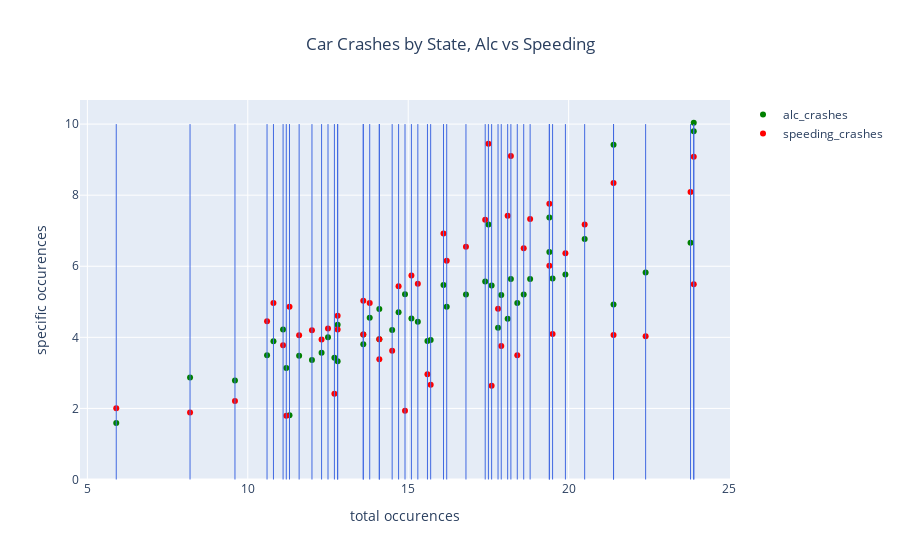

The cell this chart's notebook holds for it:
### Markdown cell above
#### This plot shows the relationship between insurance premiums and how many "no previous crashes" crashes occur. As we would expect there is a strong trend to suggest that people who have just crashed for the first time are paying a small insurance premium.

### Code cell
#https://plot.ly/python/shapes/
fig = go.Figure()
fig.add_trace(go.Scatter(x=df_car_crashes.total, y=df_car_crashes.alcohol, text=df_car_crashes.index, mode='markers', marker=dict(color="green"), name="alc_crashes"))
fig.add_trace(go.Scatter(x=df_car_crashes.total, y=df_car_crashes.speeding, text=df_car_crashes.index, mode='markers', marker=dict(color="red"), name="speeding_crashes"))

for x in df_car_crashes.total: 
    fig.add_shape(
        # Line Vertical
        dict( type="line",x0=x,x1=x,y0=0,y1=10, line=dict(color="RoyalBlue",width=1) ))


fig.update_layout(title=dict(text="Car Crashes by State, Alc vs Speeding", x=0.5), xaxis_title="total occurences", yaxis_title="specific occurences")
fig.show()

### Figure 1 — Plotly figure (JSON) as saved in the notebook; plotly's stock layout.template omitted (floating-point values rounded to 4 significant figures)
{"data": [{"marker": {"color": "green"}, "mode": "markers", "name": "alc_crashes", "text": ["AL", "AK", "AZ", "AR", "CA", "CO", "CT", "DE", "DC", "FL", "GA", "HI", "ID", "IL", "IN", "IA", "KS", "KY", "LA", "ME", "MD", "MA", "MI", "MN", "MS", "MO", "MT", "NE", "NV", "NH", "NJ", "NM", "NY", "NC", "ND", "OH", "OK", "OR", "PA", "RI", "SC", "SD", "TN", "TX", "UT", "VT", "VA", "WA", "WV", "WI", "WY"], "type": "scatter", "x": [18.8, 18.1, 18.6, 22.4, 12, 13.6, 10.8, 16.2, 5.9, 17.9, 15.6, 17.5, 15.3, 12.8, 14.5, 15.7, 17.8, 21.4, 20.5, 15.1, 12.5, 8.2, 14.1, 9.6, 17.6, 16.1, 21.4, 14.9, 14.7, 11.6, 11.2, 18.4, 12.3, 16.8, 23.9, 14.1, 19.9, 12.8, 18.2, 11.1, 23.9, 19.4, 19.5, 19.4, 11.3, 13.6, 12.7, 10.6, 23.8, 13.8, 17.4], "y": [5.64, 4.525, 5.208, 5.824, 3.36, 3.808, 3.888, 4.86, 1.593, 5.191, 3.9, 7.175, 4.437, 4.352, 4.205, 3.925, 4.272, 4.922, 6.765, 4.53, 4, 2.87, 3.948, 2.784, 5.456, 5.474, 9.416, 5.215, 4.704, 3.48, 3.136, 4.968, 3.567, 5.208, 10.04, 4.794, 5.771, 3.328, 5.642, 4.218, 9.799, 6.402, 5.655, 7.372, 1.808, 4.08, 3.429, 3.498, 6.664, 4.554, 5.568]}, {"marker": {"color": "red"}, "mode": "markers", "name": "speeding_crashes", "text": ["AL", "AK", "AZ", "AR", "CA", "CO", "CT", "DE", "DC", "FL", "GA", "HI", "ID", "IL", "IN", "IA", "KS", "KY", "LA", "ME", "MD", "MA", "MI", "MN", "MS", "MO", "MT", "NE", "NV", "NH", "NJ", "NM", "NY", "NC", "ND", "OH", "OK", "OR", "PA", "RI", "SC", "SD", "TN", "TX", "UT", "VT", "VA", "WA", "WV", "WI", "WY"], "type": "scatter", "x": [18.8, 18.1, 18.6, 22.4, 12, 13.6, 10.8, 16.2, 5.9, 17.9, 15.6, 17.5, 15.3, 12.8, 14.5, 15.7, 17.8, 21.4, 20.5, 15.1, 12.5, 8.2, 14.1, 9.6, 17.6, 16.1, 21.4, 14.9, 14.7, 11.6, 11.2, 18.4, 12.3, 16.8, 23.9, 14.1, 19.9, 12.8, 18.2, 11.1, 23.9, 19.4, 19.5, 19.4, 11.3, 13.6, 12.7, 10.6, 23.8, 13.8, 17.4], "y": [7.332, 7.421, 6.51, 4.032, 4.2, 5.032, 4.968, 6.156, 2.006, 3.759, 2.964, 9.45, 5.508, 4.608, 3.625, 2.669, 4.806, 4.066, 7.175, 5.738, 4.25, 1.886, 3.384, 2.208, 2.64, 6.923, 8.346, 1.937, 5.439, 4.06, 1.792, 3.496, 3.936, 6.552, 5.497, 3.948, 6.368, 4.224, 9.1, 3.774, 9.082, 6.014, 4.095, 7.76, 4.859, 4.08, 2.413, 4.452, 8.092, 4.968, 7.308]}], "layout": {"shapes": [{"line": {"color": "RoyalBlue", "width": 1}, "type": "line", "x0": 18.8, "x1": 18.8, "y0": 0, "y1": 10}, {"line": {"color": "RoyalBlue", "width": 1}, "type": "line", "x0": 18.1, "x1": 18.1, "y0": 0, "y1": 10}, {"line": {"color": "RoyalBlue", "width": 1}, "type": "line", "x0": 18.6, "x1": 18.6, "y0": 0, "y1": 10}, {"line": {"color": "RoyalBlue", "width": 1}, "type": "line", "x0": 22.4, "x1": 22.4, "y0": 0, "y1": 10}, {"line": {"color": "RoyalBlue", "width": 1}, "type": "line", "x0": 12, "x1": 12, "y0": 0, "y1": 10}, {"line": {"color": "RoyalBlue", "width": 1}, "type": "line", "x0": 13.6, "x1": 13.6, "y0": 0, "y1": 10}, {"line": {"color": "RoyalBlue", "width": 1}, "type": "line", "x0": 10.8, "x1": 10.8, "y0": 0, "y1": 10}, {"line": {"color": "RoyalBlue", "width": 1}, "type": "line", "x0": 16.2, "x1": 16.2, "y0": 0, "y1": 10}, {"line": {"color": "RoyalBlue", "width": 1}, "type": "line", "x0": 5.9, "x1": 5.9, "y0": 0, "y1": 10}, {"line": {"color": "RoyalBlue", "width": 1}, "type": "line", "x0": 17.9, "x1": 17.9, "y0": 0, "y1": 10}, {"line": {"color": "RoyalBlue", "width": 1}, "type": "line", "x0": 15.6, "x1": 15.6, "y0": 0, "y1": 10}, {"line": {"color": "RoyalBlue", "width": 1}, "type": "line", "x0": 17.5, "x1": 17.5, "y0": 0, "y1": 10}, {"line": {"color": "RoyalBlue", "width": 1}, "type": "line", "x0": 15.3, "x1": 15.3, "y0": 0, "y1": 10}, {"line": {"color": "RoyalBlue", "width": 1}, "type": "line", "x0": 12.8, "x1": 12.8, "y0": 0, "y1": 10}, {"line": {"color": "RoyalBlue", "width": 1}, "type": "line", "x0": 14.5, "x1": 14.5, "y0": 0, "y1": 10}, {"line": {"color": "RoyalBlue", "width": 1}, "type": "line", "x0": 15.7, "x1": 15.7, "y0": 0, "y1": 10}, {"line": {"color": "RoyalBlue", "width": 1}, "type": "line", "x0": 17.8, "x1": 17.8, "y0": 0, "y1": 10}, {"line": {"color": "RoyalBlue", "width": 1}, "type": "line", "x0": 21.4, "x1": 21.4, "y0": 0, "y1": 10}, {"line": {"color": "RoyalBlue", "width": 1}, "type": "line", "x0": 20.5, "x1": 20.5, "y0": 0, "y1": 10}, {"line": {"color": "RoyalBlue", "width": 1}, "type": "line", "x0": 15.1, "x1": 15.1, "y0": 0, "y1": 10}, {"line": {"color": "RoyalBlue", "width": 1}, "type": "line", "x0": 12.5, "x1": 12.5, "y0": 0, "y1": 10}, {"line": {"color": "RoyalBlue", "width": 1}, "type": "line", "x0": 8.2, "x1": 8.2, "y0": 0, "y1": 10}, {"line": {"color": "RoyalBlue", "width": 1}, "type": "line", "x0": 14.1, "x1": 14.1, "y0": 0, "y1": 10}, {"line": {"color": "RoyalBlue", "width": 1}, "type": "line", "x0": 9.6, "x1": 9.6, "y0": 0, "y1": 10}, {"line": {"color": "RoyalBlue", "width": 1}, "type": "line", "x0": 17.6, "x1": 17.6, "y0": 0, "y1": 10}, {"line": {"color": "RoyalBlue", "width": 1}, "type": "line", "x0": 16.1, "x1": 16.1, "y0": 0, "y1": 10}, {"line": {"color": "RoyalBlue", "width": 1}, "type": "line", "x0": 21.4, "x1": 21.4, "y0": 0, "y1": 10}, {"line": {"color": "RoyalBlue", "width": 1}, "type": "line", "x0": 14.9, "x1": 14.9, "y0": 0, "y1": 10}, {"line": {"color": "RoyalBlue", "width": 1}, "type": "line", "x0": 14.7, "x1": 14.7, "y0": 0, "y1": 10}, {"line": {"color": "RoyalBlue", "width": 1}, "type": "line", "x0": 11.6, "x1": 11.6, "y0": 0, "y1": 10}, {"line": {"color": "RoyalBlue", "width": 1}, "type": "line", "x0": 11.2, "x1": 11.2, "y0": 0, "y1": 10}, {"line": {"color": "RoyalBlue", "width": 1}, "type": "line", "x0": 18.4, "x1": 18.4, "y0": 0, "y1": 10}, {"line": {"color": "RoyalBlue", "width": 1}, "type": "line", "x0": 12.3, "x1": 12.3, "y0": 0, "y1": 10}, {"line": {"color": "RoyalBlue", "width": 1}, "type": "line", "x0": 16.8, "x1": 16.8, "y0": 0, "y1": 10}, {"line": {"color": "RoyalBlue", "width": 1}, "type": "line", "x0": 23.9, "x1": 23.9, "y0": 0, "y1": 10}, {"line": {"color": "RoyalBlue", "width": 1}, "type": "line", "x0": 14.1, "x1": 14.1, "y0": 0, "y1": 10}, {"line": {"color": "RoyalBlue", "width": 1}, "type": "line", "x0": 19.9, "x1": 19.9, "y0": 0, "y1": 10}, {"line": {"color": "RoyalBlue", "width": 1}, "type": "line", "x0": 12.8, "x1": 12.8, "y0": 0, "y1": 10}, {"line": {"color": "RoyalBlue", "width": 1}, "type": "line", "x0": 18.2, "x1": 18.2, "y0": 0, "y1": 10}, {"line": {"color": "RoyalBlue", "width": 1}, "type": "line", "x0": 11.1, "x1": 11.1, "y0": 0, "y1": 10}, {"line": {"color": "RoyalBlue", "width": 1}, "type": "line", "x0": 23.9, "x1": 23.9, "y0": 0, "y1": 10}, {"line": {"color": "RoyalBlue", "width": 1}, "type": "line", "x0": 19.4, "x1": 19.4, "y0": 0, "y1": 10}, {"line": {"color": "RoyalBlue", "width": 1}, "type": "line", "x0": 19.5, "x1": 19.5, "y0": 0, "y1": 10}, {"line": {"color": "RoyalBlue", "width": 1}, "type": "line", "x0": 19.4, "x1": 19.4, "y0": 0, "y1": 10}, {"line": {"color": "RoyalBlue", "width": 1}, "type": "line", "x0": 11.3, "x1": 11.3, "y0": 0, "y1": 10}, {"line": {"color": "RoyalBlue", "width": 1}, "type": "line", "x0": 13.6, "x1": 13.6, "y0": 0, "y1": 10}, {"line": {"color": "RoyalBlue", "width": 1}, "type": "line", "x0": 12.7, "x1": 12.7, "y0": 0, "y1": 10}, {"line": {"color": "RoyalBlue", "width": 1}, "type": "line", "x0": 10.6, "x1": 10.6, "y0": 0, "y1": 10}, {"line": {"color": "RoyalBlue", "width": 1}, "type": "line", "x0": 23.8, "x1": 23.8, "y0": 0, "y1": 10}, {"line": {"color": "RoyalBlue", "width": 1}, "type": "line", "x0": 13.8, "x1": 13.8, "y0": 0, "y1": 10}, {"line": {"color": "RoyalBlue", "width": 1}, "type": "line", "x0": 17.4, "x1": 17.4, "y0": 0, "y1": 10}], "title": {"text": "Car Crashes by State, Alc vs Speeding", "x": 0.5}, "xaxis": {"title": {"text": "total occurences"}}, "yaxis": {"title": {"text": "specific occurences"}}}}
